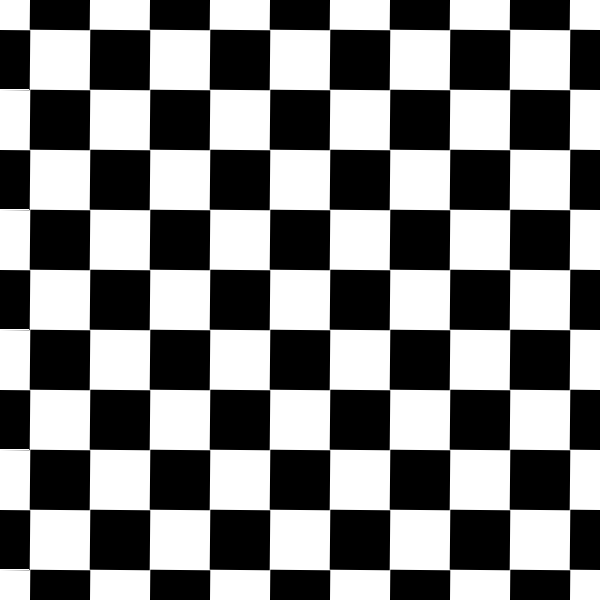
Frame 1 (no input)
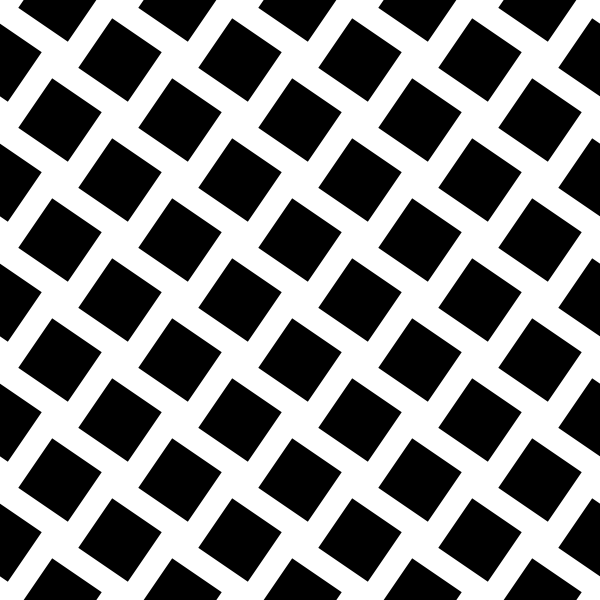
Frame 60 (the mouse pressed at the canvas centre just before this capture)
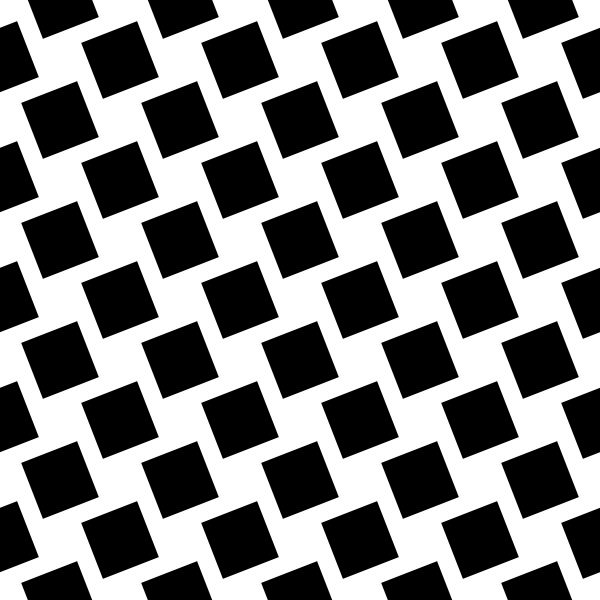
Frame 120 (the mouse held since frame 60 and released just before this capture)

The Processing sketch that drew these frames (run headless with seeded random() and noise(); from frame 60 on, the mouse is pressed at the canvas centre):

// Processing sketch: MainScript
// ── MainScript.pde
int sizeCell;
Checkerboard black;
Checkerboard white;

void setup(){
  size(600, 600);
  frameRate(30);
  rectMode(CENTER);
  
  sizeCell = width/10;
  
  black = new Checkerboard(0, int(height/sizeCell)+1, int(width/sizeCell)+1, true);
  white = new Checkerboard(255, int(height/sizeCell)+1, int(width/sizeCell)+1, false);
  black.setPrecedent(white);
  white.setPrecedent(black);
}

void draw(){
  noStroke();
  
  if(black.turning){
    background(255);
  } else if(white.turning){
    background(0);
  } else {
    background(126);
  }
  
  if(black.turning){
    black.update();
    white.update();
    white.display();
    translate(sizeCell, 0);
    black.display();
  } else if(white.turning) {
    white.update();
    black.update();
    translate(sizeCell, 0);
    black.display();
    translate(-sizeCell, 0);
    white.display();
  } else {
    println("Problem");
  }
}

// ── Checkerboard.pde
class Checkerboard{
  Checkerboard precedent;
  int col;
  int rows;
  int columns;
  float angle;
  boolean turning;
  
  Checkerboard(int c, int r, int cols, boolean t){
    this.col = c;
    this.rows = r;
    this.columns = cols;
    this.angle = 0;
    this.turning = t;
  }
  
  void setPrecedent(Checkerboard c){
    this.precedent = c;
  }
  
  void update(){
    if(!this.precedent.turning){
      this.turning = true;
    }
    if(this.turning){
      this.angle += 0.01;
    }
    if(this.angle > PI/2){
      this.turning = false;
      this.angle = 0;
    }
  }
  
  void display(){
    fill(this.col);
    for(int i=-1; i<this.rows; i++){
      for(int j=-1; j<this.columns; j++){
        if((i+j)%2 == 0){
          translate(j*sizeCell, i*sizeCell);
          rotate(this.angle);
          rect(0, 0, sizeCell, sizeCell);
          rotate(-this.angle);
          translate(-j*sizeCell, -i*sizeCell);
        }
      }
    }
  }
}
